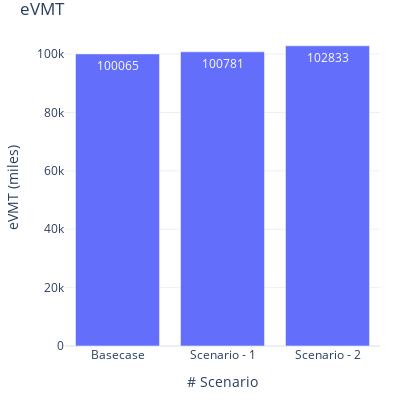

This figure's notebook cell:
### Markdown cell above
#### 5.2 eVMT

### Code cell
fig = go.Figure(
    data=[
        go.Bar(
            name="eVMT",
            x=count_stats['analysis_id'],
            y=count_stats['evmt'],
            offsetgroup=1,
            text=count_stats['evmt'],
            textposition='auto',
        )
    ],
    layout=go.Layout(
        title="eVMT",
        yaxis_title="eVMT (miles)", 
        xaxis_title="# Scenario", uniformtext_minsize=8, uniformtext_mode='hide', width=400, height=400
        
    )
)
fig.update_xaxes(type='category', tickvals=[0, 1, 2, 3], ticktext=['Basecase', 'Scenario - 1', 'Scenario - 2'])
fig.update_layout(margin=dict(l=20, r=20, t=30, b=20), uniformtext_minsize=8, uniformtext_mode='hide', template='plotly_white')
fig.show()

### Figure 1 — Plotly figure (JSON) as saved in the notebook; plotly's stock layout.template omitted (floating-point values rounded to 4 significant figures)
{"data": [{"name": "eVMT", "offsetgroup": "1", "text": [100065, 100781, 102833], "textposition": "auto", "type": "bar", "x": [344, 343, 342], "y": [100065, 100781, 102833]}], "layout": {"height": 400, "margin": {"b": 20, "l": 20, "r": 20, "t": 30}, "title": {"text": "eVMT"}, "uniformtext": {"minsize": 8, "mode": "hide"}, "width": 400, "xaxis": {"autorange": true, "range": [-0.5, 2.5], "ticktext": ["Basecase", "Scenario - 1", "Scenario - 2"], "tickvals": [0, 1, 2, 3], "title": {"text": "# Scenario"}, "type": "category"}, "yaxis": {"autorange": true, "range": [0, 108200.0], "title": {"text": "eVMT (miles)"}, "type": "linear"}}}
